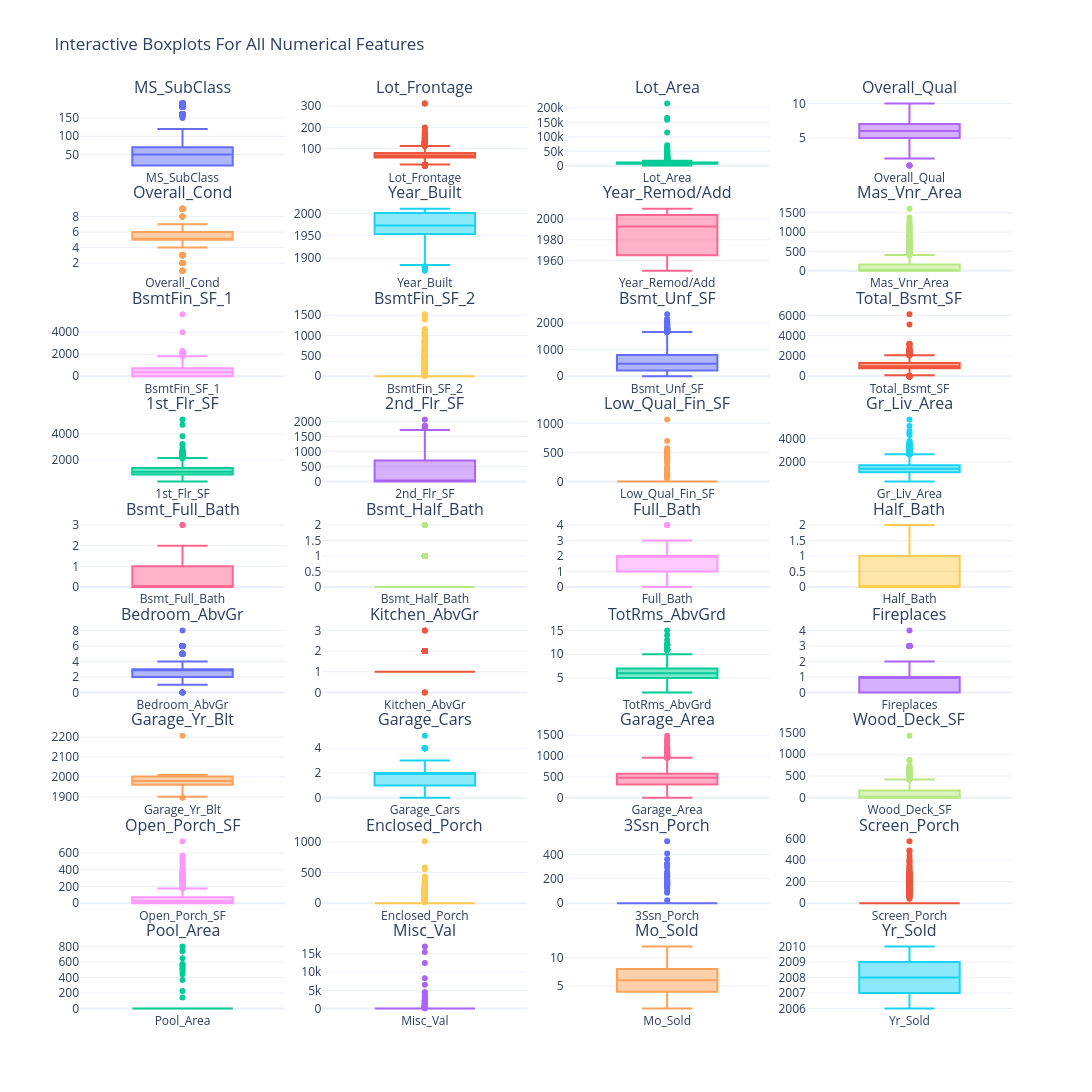

The notebook cell this image was saved under:
### Markdown cell above
**Resolving Outliers**
- Resolving Outliers means identifying and handling data points that deviate significantly from the rest of the dataset. Outliers can skew statistical analyses and machine learning models, leading to inaccurate predictions. Common methods for resolving outliers include removing them, transforming the data, or using robust statistical techniques that are less sensitive to extreme values.

### Code cell
import math
import plotly.subplots as sp
import plotly.graph_objects as go

num_columns = df[numerical_features].columns
n_cols = 4
n_rows = math.ceil(len(num_columns) / n_cols)

# Create an interactive subplot grid with Plotly
fig = sp.make_subplots(
    rows=n_rows,
    cols=n_cols,
    subplot_titles=num_columns,
    vertical_spacing=0.04,
    horizontal_spacing=0.04
)

for i, col in enumerate(num_columns):
    row = (i // n_cols) + 1
    col_idx = (i % n_cols) + 1

    # Add a Box plot for each numerical feature
    fig.add_trace(
        go.Box(y=df[col], name=col, boxpoints='outliers'),
        row=row,
        col=col_idx
    )

# Update layout settings for better presentation
fig.update_layout(
    title_text="Interactive Boxplots For All Numerical Features",
    height=250 * n_rows,
    width=1200,
    showlegend=False,
    template="plotly_white"
)

fig.show()

### Figure 1 — Plotly figure (JSON) as saved in the notebook; plotly's stock layout.template omitted (floating-point values rounded to 4 significant figures; data arrays with more than 128 entries replaced by an {"elided": "..."} marker saying what was removed)
{"data": [{"boxpoints": "outliers", "name": "MS_SubClass", "type": "box", "xaxis": "x", "y": {"elided": "2930 int values"}, "yaxis": "y"}, {"boxpoints": "outliers", "name": "Lot_Frontage", "type": "box", "xaxis": "x2", "y": {"elided": "2930 int values"}, "yaxis": "y2"}, {"boxpoints": "outliers", "name": "Lot_Area", "type": "box", "xaxis": "x3", "y": {"elided": "2930 int values"}, "yaxis": "y3"}, {"boxpoints": "outliers", "name": "Overall_Qual", "type": "box", "xaxis": "x4", "y": {"elided": "2930 int values"}, "yaxis": "y4"}, {"boxpoints": "outliers", "name": "Overall_Cond", "type": "box", "xaxis": "x5", "y": {"elided": "2930 int values"}, "yaxis": "y5"}, {"boxpoints": "outliers", "name": "Year_Built", "type": "box", "xaxis": "x6", "y": {"elided": "2930 int values"}, "yaxis": "y6"}, {"boxpoints": "outliers", "name": "Year_Remod/Add", "type": "box", "xaxis": "x7", "y": {"elided": "2930 int values"}, "yaxis": "y7"}, {"boxpoints": "outliers", "name": "Mas_Vnr_Area", "type": "box", "xaxis": "x8", "y": {"elided": "2930 int values"}, "yaxis": "y8"}, {"boxpoints": "outliers", "name": "BsmtFin_SF_1", "type": "box", "xaxis": "x9", "y": {"elided": "2930 int values"}, "yaxis": "y9"}, {"boxpoints": "outliers", "name": "BsmtFin_SF_2", "type": "box", "xaxis": "x10", "y": {"elided": "2930 int values"}, "yaxis": "y10"}, {"boxpoints": "outliers", "name": "Bsmt_Unf_SF", "type": "box", "xaxis": "x11", "y": {"elided": "2930 int values"}, "yaxis": "y11"}, {"boxpoints": "outliers", "name": "Total_Bsmt_SF", "type": "box", "xaxis": "x12", "y": {"elided": "2930 int values"}, "yaxis": "y12"}, {"boxpoints": "outliers", "name": "1st_Flr_SF", "type": "box", "xaxis": "x13", "y": {"elided": "2930 int values"}, "yaxis": "y13"}, {"boxpoints": "outliers", "name": "2nd_Flr_SF", "type": "box", "xaxis": "x14", "y": {"elided": "2930 int values"}, "yaxis": "y14"}, {"boxpoints": "outliers", "name": "Low_Qual_Fin_SF", "type": "box", "xaxis": "x15", "y": {"elided": "2930 int values"}, "yaxis": "y15"}, {"boxpoints": "outliers", "name": "Gr_Liv_Area", "type": "box", "xaxis": "x16", "y": {"elided": "2930 int values"}, "yaxis": "y16"}, {"boxpoints": "outliers", "name": "Bsmt_Full_Bath", "type": "box", "xaxis": "x17", "y": {"elided": "2930 int values"}, "yaxis": "y17"}, {"boxpoints": "outliers", "name": "Bsmt_Half_Bath", "type": "box", "xaxis": "x18", "y": {"elided": "2930 int values"}, "yaxis": "y18"}, {"boxpoints": "outliers", "name": "Full_Bath", "type": "box", "xaxis": "x19", "y": {"elided": "2930 int values"}, "yaxis": "y19"}, {"boxpoints": "outliers", "name": "Half_Bath", "type": "box", "xaxis": "x20", "y": {"elided": "2930 int values"}, "yaxis": "y20"}, {"boxpoints": "outliers", "name": "Bedroom_AbvGr", "type": "box", "xaxis": "x21", "y": {"elided": "2930 int values"}, "yaxis": "y21"}, {"boxpoints": "outliers", "name": "Kitchen_AbvGr", "type": "box", "xaxis": "x22", "y": {"elided": "2930 int values"}, "yaxis": "y22"}, {"boxpoints": "outliers", "name": "TotRms_AbvGrd", "type": "box", "xaxis": "x23", "y": {"elided": "2930 int values"}, "yaxis": "y23"}, {"boxpoints": "outliers", "name": "Fireplaces", "type": "box", "xaxis": "x24", "y": {"elided": "2930 int values"}, "yaxis": "y24"}, {"boxpoints": "outliers", "name": "Garage_Yr_Blt", "type": "box", "xaxis": "x25", "y": {"elided": "2930 int values"}, "yaxis": "y25"}, {"boxpoints": "outliers", "name": "Garage_Cars", "type": "box", "xaxis": "x26", "y": {"elided": "2930 int values"}, "yaxis": "y26"}, {"boxpoints": "outliers", "name": "Garage_Area", "type": "box", "xaxis": "x27", "y": {"elided": "2930 int values"}, "yaxis": "y27"}, {"boxpoints": "outliers", "name": "Wood_Deck_SF", "type": "box", "xaxis": "x28", "y": {"elided": "2930 int values"}, "yaxis": "y28"}, {"boxpoints": "outliers", "name": "Open_Porch_SF", "type": "box", "xaxis": "x29", "y": {"elided": "2930 int values"}, "yaxis": "y29"}, {"boxpoints": "outliers", "name": "Enclosed_Porch", "type": "box", "xaxis": "x30", "y": {"elided": "2930 int values"}, "yaxis": "y30"}, {"boxpoints": "outliers", "name": "3Ssn_Porch", "type": "box", "xaxis": "x31", "y": {"elided": "2930 int values"}, "yaxis": "y31"}, {"boxpoints": "outliers", "name": "Screen_Porch", "type": "box", "xaxis": "x32", "y": {"elided": "2930 int values"}, "yaxis": "y32"}, {"boxpoints": "outliers", "name": "Pool_Area", "type": "box", "xaxis": "x33", "y": {"elided": "2930 int values"}, "yaxis": "y33"}, {"boxpoints": "outliers", "name": "Misc_Val", "type": "box", "xaxis": "x34", "y": {"elided": "2930 int values"}, "yaxis": "y34"}, {"boxpoints": "outliers", "name": "Mo_Sold", "type": "box", "xaxis": "x35", "y": {"elided": "2930 int values"}, "yaxis": "y35"}, {"boxpoints": "outliers", "name": "Yr_Sold", "type": "box", "xaxis": "x36", "y": {"elided": "2930 int values"}, "yaxis": "y36"}], "layout": {"annotations": [{"font": {"size": 16}, "showarrow": false, "text": "MS_SubClass", "x": 0.11, "xanchor": "center", "xref": "paper", "y": 1, "yanchor": "bottom", "yref": "paper"}, {"font": {"size": 16}, "showarrow": false, "text": "Lot_Frontage", "x": 0.37, "xanchor": "center", "xref": "paper", "y": 1, "yanchor": "bottom", "yref": "paper"}, {"font": {"size": 16}, "showarrow": false, "text": "Lot_Area", "x": 0.63, "xanchor": "center", "xref": "paper", "y": 1, "yanchor": "bottom", "yref": "paper"}, {"font": {"size": 16}, "showarrow": false, "text": "Overall_Qual", "x": 0.89, "xanchor": "center", "xref": "paper", "y": 1, "yanchor": "bottom", "yref": "paper"}, {"font": {"size": 16}, "showarrow": false, "text": "Overall_Cond", "x": 0.11, "xanchor": "center", "xref": "paper", "y": 0.8844, "yanchor": "bottom", "yref": "paper"}, {"font": {"size": 16}, "showarrow": false, "text": "Year_Built", "x": 0.37, "xanchor": "center", "xref": "paper", "y": 0.8844, "yanchor": "bottom", "yref": "paper"}, {"font": {"size": 16}, "showarrow": false, "text": "Year_Remod/Add", "x": 0.63, "xanchor": "center", "xref": "paper", "y": 0.8844, "yanchor": "bottom", "yref": "paper"}, {"font": {"size": 16}, "showarrow": false, "text": "Mas_Vnr_Area", "x": 0.89, "xanchor": "center", "xref": "paper", "y": 0.8844, "yanchor": "bottom", "yref": "paper"}, {"font": {"size": 16}, "showarrow": false, "text": "BsmtFin_SF_1", "x": 0.11, "xanchor": "center", "xref": "paper", "y": 0.7689, "yanchor": "bottom", "yref": "paper"}, {"font": {"size": 16}, "showarrow": false, "text": "BsmtFin_SF_2", "x": 0.37, "xanchor": "center", "xref": "paper", "y": 0.7689, "yanchor": "bottom", "yref": "paper"}, {"font": {"size": 16}, "showarrow": false, "text": "Bsmt_Unf_SF", "x": 0.63, "xanchor": "center", "xref": "paper", "y": 0.7689, "yanchor": "bottom", "yref": "paper"}, {"font": {"size": 16}, "showarrow": false, "text": "Total_Bsmt_SF", "x": 0.89, "xanchor": "center", "xref": "paper", "y": 0.7689, "yanchor": "bottom", "yref": "paper"}, {"font": {"size": 16}, "showarrow": false, "text": "1st_Flr_SF", "x": 0.11, "xanchor": "center", "xref": "paper", "y": 0.6533, "yanchor": "bottom", "yref": "paper"}, {"font": {"size": 16}, "showarrow": false, "text": "2nd_Flr_SF", "x": 0.37, "xanchor": "center", "xref": "paper", "y": 0.6533, "yanchor": "bottom", "yref": "paper"}, {"font": {"size": 16}, "showarrow": false, "text": "Low_Qual_Fin_SF", "x": 0.63, "xanchor": "center", "xref": "paper", "y": 0.6533, "yanchor": "bottom", "yref": "paper"}, {"font": {"size": 16}, "showarrow": false, "text": "Gr_Liv_Area", "x": 0.89, "xanchor": "center", "xref": "paper", "y": 0.6533, "yanchor": "bottom", "yref": "paper"}, {"font": {"size": 16}, "showarrow": false, "text": "Bsmt_Full_Bath", "x": 0.11, "xanchor": "center", "xref": "paper", "y": 0.5378, "yanchor": "bottom", "yref": "paper"}, {"font": {"size": 16}, "showarrow": false, "text": "Bsmt_Half_Bath", "x": 0.37, "xanchor": "center", "xref": "paper", "y": 0.5378, "yanchor": "bottom", "yref": "paper"}, {"font": {"size": 16}, "showarrow": false, "text": "Full_Bath", "x": 0.63, "xanchor": "center", "xref": "paper", "y": 0.5378, "yanchor": "bottom", "yref": "paper"}, {"font": {"size": 16}, "showarrow": false, "text": "Half_Bath", "x": 0.89, "xanchor": "center", "xref": "paper", "y": 0.5378, "yanchor": "bottom", "yref": "paper"}, {"font": {"size": 16}, "showarrow": false, "text": "Bedroom_AbvGr", "x": 0.11, "xanchor": "center", "xref": "paper", "y": 0.4222, "yanchor": "bottom", "yref": "paper"}, {"font": {"size": 16}, "showarrow": false, "text": "Kitchen_AbvGr", "x": 0.37, "xanchor": "center", "xref": "paper", "y": 0.4222, "yanchor": "bottom", "yref": "paper"}, {"font": {"size": 16}, "showarrow": false, "text": "TotRms_AbvGrd", "x": 0.63, "xanchor": "center", "xref": "paper", "y": 0.4222, "yanchor": "bottom", "yref": "paper"}, {"font": {"size": 16}, "showarrow": false, "text": "Fireplaces", "x": 0.89, "xanchor": "center", "xref": "paper", "y": 0.4222, "yanchor": "bottom", "yref": "paper"}, {"font": {"size": 16}, "showarrow": false, "text": "Garage_Yr_Blt", "x": 0.11, "xanchor": "center", "xref": "paper", "y": 0.3067, "yanchor": "bottom", "yref": "paper"}, {"font": {"size": 16}, "showarrow": false, "text": "Garage_Cars", "x": 0.37, "xanchor": "center", "xref": "paper", "y": 0.3067, "yanchor": "bottom", "yref": "paper"}, {"font": {"size": 16}, "showarrow": false, "text": "Garage_Area", "x": 0.63, "xanchor": "center", "xref": "paper", "y": 0.3067, "yanchor": "bottom", "yref": "paper"}, {"font": {"size": 16}, "showarrow": false, "text": "Wood_Deck_SF", "x": 0.89, "xanchor": "center", "xref": "paper", "y": 0.3067, "yanchor": "bottom", "yref": "paper"}, {"font": {"size": 16}, "showarrow": false, "text": "Open_Porch_SF", "x": 0.11, "xanchor": "center", "xref": "paper", "y": 0.1911, "yanchor": "bottom", "yref": "paper"}, {"font": {"size": 16}, "showarrow": false, "text": "Enclosed_Porch", "x": 0.37, "xanchor": "center", "xref": "paper", "y": 0.1911, "yanchor": "bottom", "yref": "paper"}, {"font": {"size": 16}, "showarrow": false, "text": "3Ssn_Porch", "x": 0.63, "xanchor": "center", "xref": "paper", "y": 0.1911, "yanchor": "bottom", "yref": "paper"}, {"font": {"size": 16}, "showarrow": false, "text": "Screen_Porch", "x": 0.89, "xanchor": "center", "xref": "paper", "y": 0.1911, "yanchor": "bottom", "yref": "paper"}, {"font": {"size": 16}, "showarrow": false, "text": "Pool_Area", "x": 0.11, "xanchor": "center", "xref": "paper", "y": 0.07556, "yanchor": "bottom", "yref": "paper"}, {"font": {"size": 16}, "showarrow": false, "text": "Misc_Val", "x": 0.37, "xanchor": "center", "xref": "paper", "y": 0.07556, "yanchor": "bottom", "yref": "paper"}, {"font": {"size": 16}, "showarrow": false, "text": "Mo_Sold", "x": 0.63, "xanchor": "center", "xref": "paper", "y": 0.07556, "yanchor": "bottom", "yref": "paper"}, {"font": {"size": 16}, "showarrow": false, "text": "Yr_Sold", "x": 0.89, "xanchor": "center", "xref": "paper", "y": 0.07556, "yanchor": "bottom", "yref": "paper"}], "height": 2250, "showlegend": false, "title": {"text": "Interactive Boxplots For All Numerical Features"}, "width": 1200, "xaxis": {"anchor": "y", "domain": [0, 0.22]}, "xaxis10": {"anchor": "y10", "domain": [0.26, 0.48]}, "xaxis11": {"anchor": "y11", "domain": [0.52, 0.74]}, "xaxis12": {"anchor": "y12", "domain": [0.78, 1]}, "xaxis13": {"anchor": "y13", "domain": [0, 0.22]}, "xaxis14": {"anchor": "y14", "domain": [0.26, 0.48]}, "xaxis15": {"anchor": "y15", "domain": [0.52, 0.74]}, "xaxis16": {"anchor": "y16", "domain": [0.78, 1]}, "xaxis17": {"anchor": "y17", "domain": [0, 0.22]}, "xaxis18": {"anchor": "y18", "domain": [0.26, 0.48]}, "xaxis19": {"anchor": "y19", "domain": [0.52, 0.74]}, "xaxis2": {"anchor": "y2", "domain": [0.26, 0.48]}, "xaxis20": {"anchor": "y20", "domain": [0.78, 1]}, "xaxis21": {"anchor": "y21", "domain": [0, 0.22]}, "xaxis22": {"anchor": "y22", "domain": [0.26, 0.48]}, "xaxis23": {"anchor": "y23", "domain": [0.52, 0.74]}, "xaxis24": {"anchor": "y24", "domain": [0.78, 1]}, "xaxis25": {"anchor": "y25", "domain": [0, 0.22]}, "xaxis26": {"anchor": "y26", "domain": [0.26, 0.48]}, "xaxis27": {"anchor": "y27", "domain": [0.52, 0.74]}, "xaxis28": {"anchor": "y28", "domain": [0.78, 1]}, "xaxis29": {"anchor": "y29", "domain": [0, 0.22]}, "xaxis3": {"anchor": "y3", "domain": [0.52, 0.74]}, "xaxis30": {"anchor": "y30", "domain": [0.26, 0.48]}, "xaxis31": {"anchor": "y31", "domain": [0.52, 0.74]}, "xaxis32": {"anchor": "y32", "domain": [0.78, 1]}, "xaxis33": {"anchor": "y33", "domain": [0, 0.22]}, "xaxis34": {"anchor": "y34", "domain": [0.26, 0.48]}, "xaxis35": {"anchor": "y35", "domain": [0.52, 0.74]}, "xaxis36": {"anchor": "y36", "domain": [0.78, 1]}, "xaxis4": {"anchor": "y4", "domain": [0.78, 1]}, "xaxis5": {"anchor": "y5", "domain": [0, 0.22]}, "xaxis6": {"anchor": "y6", "domain": [0.26, 0.48]}, "xaxis7": {"anchor": "y7", "domain": [0.52, 0.74]}, "xaxis8": {"anchor": "y8", "domain": [0.78, 1]}, "xaxis9": {"anchor": "y9", "domain": [0, 0.22]}, "yaxis": {"anchor": "x", "domain": [0.9244, 1]}, "yaxis10": {"anchor": "x10", "domain": [0.6933, 0.7689]}, "yaxis11": {"anchor": "x11", "domain": [0.6933, 0.7689]}, "yaxis12": {"anchor": "x12", "domain": [0.6933, 0.7689]}, "yaxis13": {"anchor": "x13", "domain": [0.5778, 0.6533]}, "yaxis14": {"anchor": "x14", "domain": [0.5778, 0.6533]}, "yaxis15": {"anchor": "x15", "domain": [0.5778, 0.6533]}, "yaxis16": {"anchor": "x16", "domain": [0.5778, 0.6533]}, "yaxis17": {"anchor": "x17", "domain": [0.4622, 0.5378]}, "yaxis18": {"anchor": "x18", "domain": [0.4622, 0.5378]}, "yaxis19": {"anchor": "x19", "domain": [0.4622, 0.5378]}, "yaxis2": {"anchor": "x2", "domain": [0.9244, 1]}, "yaxis20": {"anchor": "x20", "domain": [0.4622, 0.5378]}, "yaxis21": {"anchor": "x21", "domain": [0.3467, 0.4222]}, "yaxis22": {"anchor": "x22", "domain": [0.3467, 0.4222]}, "yaxis23": {"anchor": "x23", "domain": [0.3467, 0.4222]}, "yaxis24": {"anchor": "x24", "domain": [0.3467, 0.4222]}, "yaxis25": {"anchor": "x25", "domain": [0.2311, 0.3067]}, "yaxis26": {"anchor": "x26", "domain": [0.2311, 0.3067]}, "yaxis27": {"anchor": "x27", "domain": [0.2311, 0.3067]}, "yaxis28": {"anchor": "x28", "domain": [0.2311, 0.3067]}, "yaxis29": {"anchor": "x29", "domain": [0.1156, 0.1911]}, "yaxis3": {"anchor": "x3", "domain": [0.9244, 1]}, "yaxis30": {"anchor": "x30", "domain": [0.1156, 0.1911]}, "yaxis31": {"anchor": "x31", "domain": [0.1156, 0.1911]}, "yaxis32": {"anchor": "x32", "domain": [0.1156, 0.1911]}, "yaxis33": {"anchor": "x33", "domain": [0, 0.07556]}, "yaxis34": {"anchor": "x34", "domain": [0, 0.07556]}, "yaxis35": {"anchor": "x35", "domain": [0, 0.07556]}, "yaxis36": {"anchor": "x36", "domain": [0, 0.07556]}, "yaxis4": {"anchor": "x4", "domain": [0.9244, 1]}, "yaxis5": {"anchor": "x5", "domain": [0.8089, 0.8844]}, "yaxis6": {"anchor": "x6", "domain": [0.8089, 0.8844]}, "yaxis7": {"anchor": "x7", "domain": [0.8089, 0.8844]}, "yaxis8": {"anchor": "x8", "domain": [0.8089, 0.8844]}, "yaxis9": {"anchor": "x9", "domain": [0.6933, 0.7689]}}}
